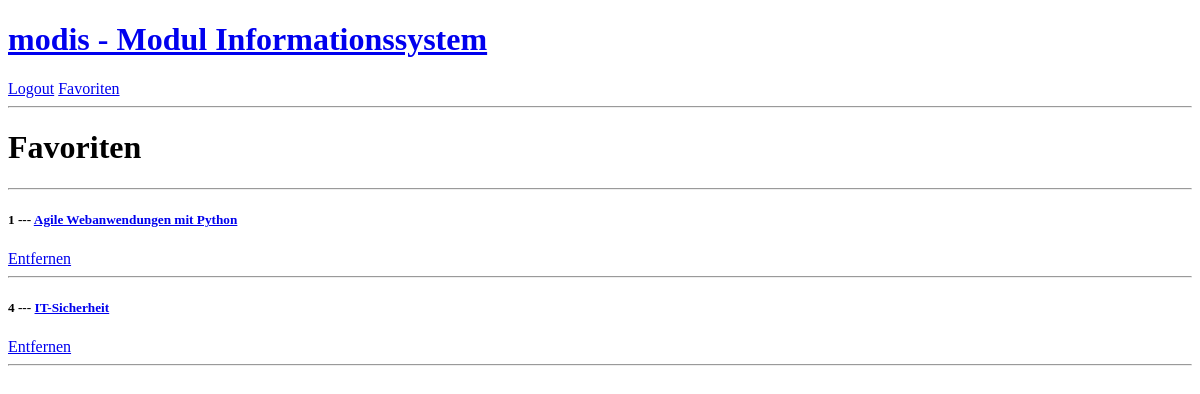
The app's page /favourites/ (signed in), older data.
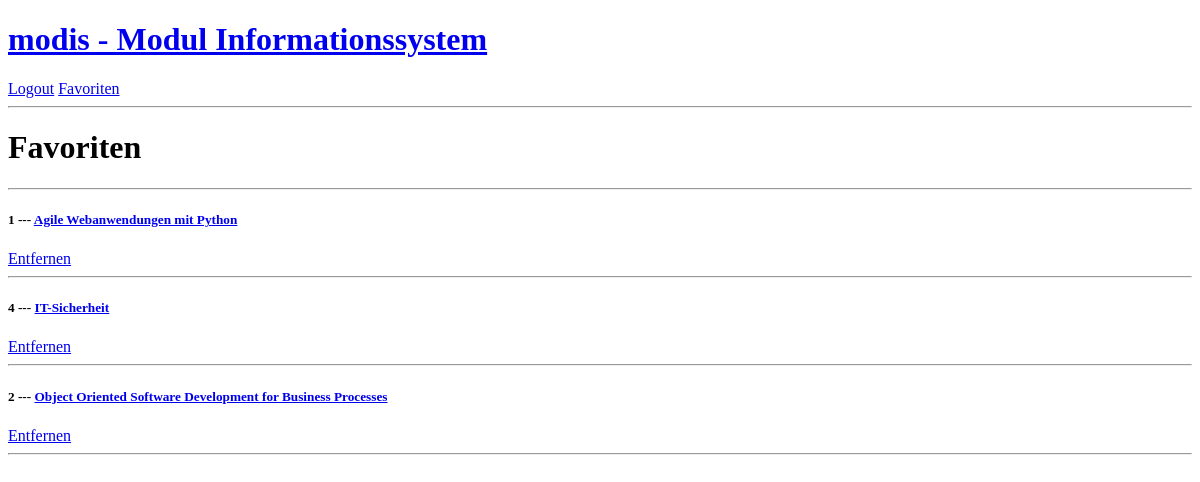
The same page, newer data.
### base/models.py (models this page shows, shortened)
class Module(models.Model):
    title = models.CharField(max_length=200)
    content = models.TextField(null=True, blank=True)
    learning_objective = models.TextField(null=True, blank=True)
    lecturer = models.ForeignKey(Lecturer, on_delete=models.SET_NULL, null=True, blank=True)
    semesters = models.ManyToManyField(Semester)
    graduate_programs = models.ManyToManyField(GraduateProgram)
    specialisation_tracks = models.ManyToManyField(SpecialisationTrack)
    credits = models.IntegerField()
    updated = models.DateTimeField(auto_now=True)
    class Meta:
        ordering = ['title']

### base/views.py (the view)
# urls.py: path('favourites/', views.favourites, name='favourites'),
def favourites(request):
    favourites = Student.objects.get(user=request.user).favourites.all()
    context = {'favourites': favourites}
    return render(request, 'favourites.html', context)

### templates/favourites.html
{% extends 'main.html' %}
{% block content %}
    <h1>Favoriten</h1>
    <hr>
    <div>
        {% for module in favourites %}
            <div>
                <h5>{{ module.id }} --- <a href = "{% url 'module' module.id %}">{{ module.title }} </a></h5>
                <a href="{% url 'toggle-fav' module.id %}">Entfernen</a>
                <hr>
            </div>
        {% endfor %}
    </div>
{% endblock %}

Row changes from the older to the newer data that the page shows:
now on this page (row edited): Module: id "2", title "Object Oriented Software Development for Business Processes"
